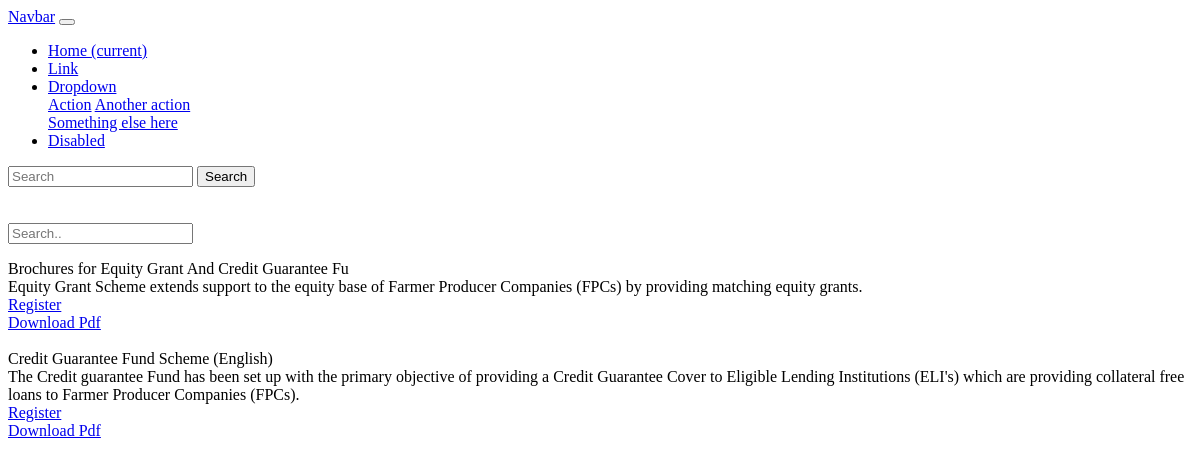
/infos/, run on an earlier commit of the app's database.
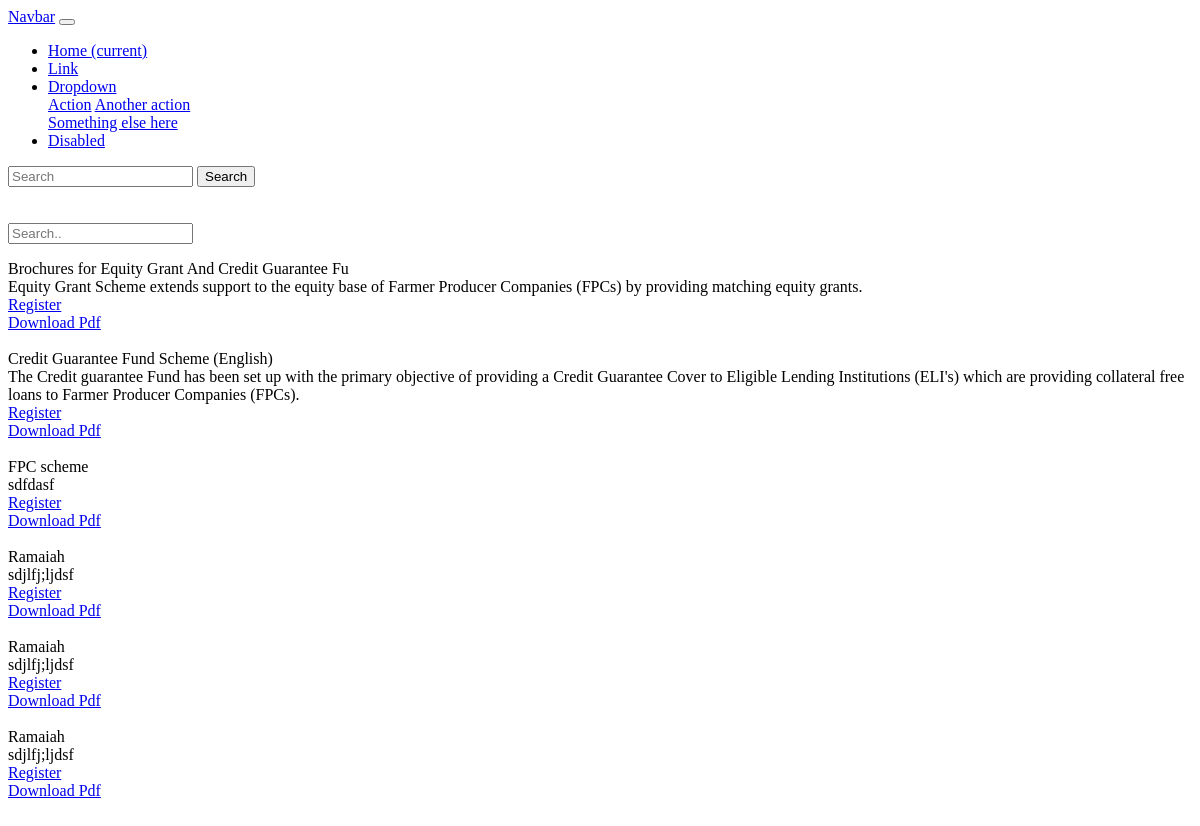
And on a later commit of the database.
### Info/models.py (models this page shows, shortened)
class Info(models.Model):
    name = models.CharField(_("Scheme name"), max_length=100)
    description = models.TextField(_("Description about the scheme"), max_length=250,blank=True)
    registerationlink = models.CharField(_("Registration link"), max_length=150,blank=True)
    pdflink = models.CharField(_("Pdf Link"), max_length=150,blank=True)

### Info/views.py (the view)
# urls.py: path('infos/',views.infos,name = 'infos'),
def infos(request):
    infos = Info.objects.all()
    search_term = ''
    if 'search' in request.GET:
        search_term = request.GET['search']
        infos = infos.filter(
            Q(name__icontains=search_term)
        )
    context = {
        'infos':infos,'search_term':search_term
    }
    return render(request,'Info/infos.html',context)

### templates/Info/infos.html
 {% extends "header.html" %}
 {% block content%}
 <form action="" style="padding-top:20px">
      <input type="text" placeholder="Search.." name="search" id="search" value="{{search_term}}">
</form>
{% for info in infos%}
{{ info.name}} <br>
{{ info.description}} <br>
<a href="{{ info.registerationlink}}">Register</a><br>
<a href="{{ info.pdflink }}">Download Pdf</a> <br>
<br>
{% endfor %}
{% endblock content %}

What changed in the data, as far as the page shows it:
added Info: name "FPC scheme", description "sdfdasf"
added Info: name "Ramaiah", description "sdjlfj;ljdsf"
added Info: name "Ramaiah", description "sdjlfj;ljdsf"
added Info: name "Ramaiah", description "sdjlfj;ljdsf"
